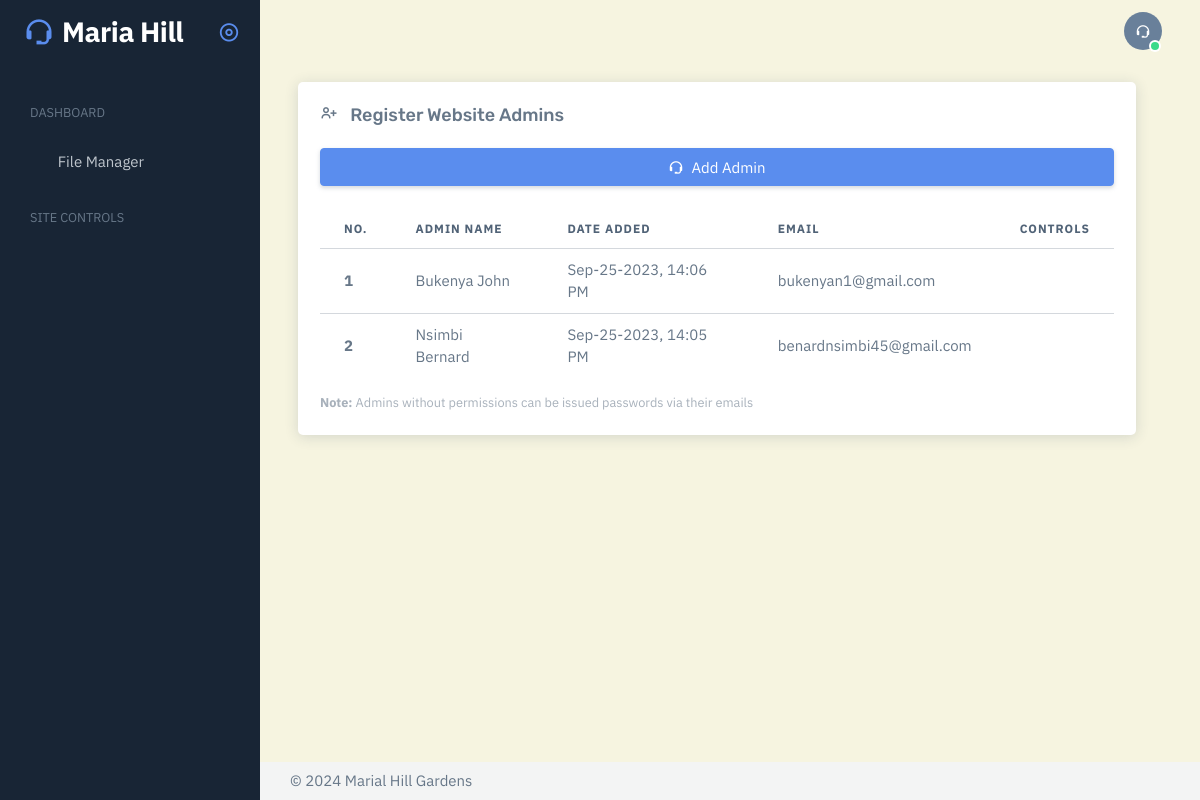
The app's page /user-access/ (signed in) with its own data.
### mariadmin/models.py (models this page shows)
class AdminNextOfKins(models.Model):
    addedDate = models.DateTimeField(auto_now_add=True)
    adminUserName = models.TextField()
    adminEmailAddress = models.TextField()
    class Meta:
        ordering = ("-addedDate",)

### messenger/views.py (the view)
# urls.py: path('user-access/', views.manageNextOfKins, name='next-of-kins'),
@login_required(login_url='messenger:home')
@cache_control(no_cache=True, must_revalidate=True, no_store=True)
@user_passes_test(isAdmin)
def manageNextOfKins(request):
    pageContext = {
        'admins_present': AdminTools().getPresentAdminsCatalog()
    }
    return render(request, "mariadmin/sections/user-access.html", context=pageContext)

### mariadmin/models.py (called while the page is built)
    def hasPermissions(self):
        permissionsList = [
            self.websiteEditor,
            self.blogEditor,
            self.thirdPartyEditor,
            self.commUtilities,
        ]
        isAuthenticated = permissionsList.count(True) > 0
        return isAuthenticated

### messenger/admin_controls.py (called while the page is built)
    def doesNotHaveProfile(self, adminObject):
        adminHasNoProfile = True
        try:
            profileObject = adminObject.assigned_permissions.their_user_profile
            adminHasNoProfile = False if profileObject else True
        except:
            pass
        return adminHasNoProfile

    def getPresentAdminsCatalog(self):
        allAdmins = AdminNextOfKins.objects.all()
        passwordIssuance = lambda adminObject:adminObject.assigned_permissions.hasPermissions() and self.doesNotHaveProfile(adminObject=adminObject)
        adminsInfo = [
            {
                'date': eachAdmin.addedDate.strftime("%b-%d-%Y, %H:%M %p"),
                'name': eachAdmin.adminUserName,
                'email': eachAdmin.adminEmailAddress,
                'password_issuance': passwordIssuance(adminObject=eachAdmin),
                'id': eachAdmin.pk
            } for eachAdmin in allAdmins
        ]
        return adminsInfo

### messenger/views.py (called while the page is built)
def isAdmin(userInstance):
    return userInstance.is_authenticated and userInstance.is_superuser

### mariadmin/templates/mariadmin/sections/user-access.html (shortened to what this page needs)
{% extends "mariadmin/home-layout.html" %}
{% load static %}
{% block page_content %}
    <div class="row w-100">
        <section id="next-of-kins-section">
            <div class="card mb-4 mx-2">
                <h5 class="card-header">
                    <i class="bx bx-user-plus me-2"></i>
                    Register Website Admins
                </h5>
                <div class="card-body demo-vertical-spacing demo-only-element">
                    <div class="mb-3">
                        <button type="button" class="btn btn-primary mb-2 w-100" data-bs-toggle="offcanvas" data-bs-target="#site-admin-register">
                            <i class="bx bx-support bx-burst-hover me-2"></i> Add Admin
                        </button>
                    </div>
                    <div class="mb-1">
                        <table class="table mb-3" id="page-register">
                            <thead>
                                <tr>
                                    <th>No.</th>
                                    <th>ADMIN NAME</th>
                                    <th>DATE ADDED</th>
                                    <th>EMAIL</th>
                                    <th>CONTROLS</th>
                                </tr>
                            </thead>
                            <tbody class="table-border-bottom-0">
                                {% for eachAdminInstance in admins_present %}
                                <tr>
                                    <td>
                                        <strong>{{ forloop.counter  }}</strong>
                                    </td>
                                    <td>{{ eachAdminInstance.name }}</td>
                                    <td>{{ eachAdminInstance.date }}</td>
                                    <td>{{ eachAdminInstance.email }}</td>
                                    <td>
                                    <div class="dropdown">
                                        <button type="button" class="btn p-0 dropdown-toggle hide-arrow" data-bs-toggle="dropdown">
                                            <i class="fa fa-wrench"></i>
                                        </button>
                                    </div>
                                    </td>
                                </tr>
                                {% empty %}
                                <p class="lead">No Site Admins Yet yet</p>
                                {% endfor %}
                            </tbody>
                        </table>
                        <div class="form-text">
                            <strong>Note:</strong>
                            <span id="error-alert-label">
                                Admins without permissions can be issued passwords via their emails
                            </span>
                        </div>
                    </div>
                </div>
            </div>
        </section>
    </div>
{% endblock %}

### mariadmin/static/mariadmin/local-update/frest/admin/assets/css/demo.css (style rules this page uses)
.demo-vertical-spacing > * { margin-top: 1rem !important; margin-bottom: 0 !important; }
.demo-vertical-spacing.demo-only-element > :first-child { margin-top: 0 !important; }

### records on screen
AdminNextOfKins: name "Bukenya John", email "bukenyan1@gmail.com"
AdminNextOfKins: name "Nsimbi Bernard", email "benardnsimbi45@gmail.com"

### other values on screen
{{ eachAdminInstance.date }} "Sep-25-2023, 14:06 PM" "Sep-25-2023, 14:05 PM"
